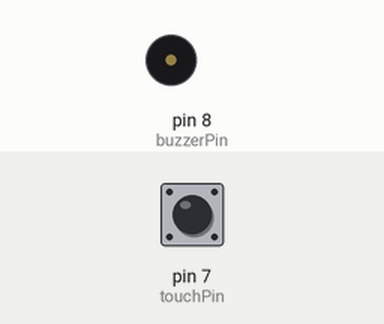
This sketch was run on a simulated Arduino Uno, built with avr-gcc and run on an emulated ATmega328P. Parts: buzzer (waves = sounding). The test bench sets the inputs (shaded band); at power-on: pin 7 (touchPin) LOW.

Above: at 1.2 s.
1.3 s: pin 7 (touchPin) pulled HIGH for 0.15 s
At 2.0 s:
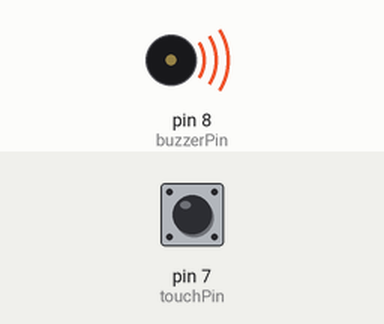
Timing chart, 0 to 10.3 s (numbered marks = the images above; inputs shaded):
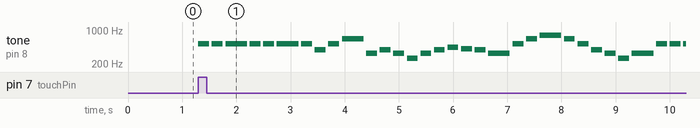

Measured:
- after the input at 1.3 s, tone on pin 8 (buzzerPin): plays 523 Hz for 0.20 s, 523 Hz for 0.20 s, 523 Hz for 0.40 s, 523 Hz for 0.20 s, 523 Hz for 0.20 s, 523 Hz for 0.40 s … (32 notes in this stretch), starting at once

The sketch:

jingle_bells_touch.ino
```cpp
// Super Simple Doll House Buzzer for Kids
// Touch sensor = Jingle Bells song!
// Using Arduino Uno R4 WiFi onboard speaker

int touchPin = 7;    // Touch sensor connects to pin 7
int buzzerPin = 8;   // Buzzer connects to pin 8

// Jingle Bells melody notes (frequencies in Hz) - Improved tuning
int melody[] = {
  523, 523, 523, 523, 523, 523, 523, 392, 523, 659, 330, 392, 330, 262, 330, 392, 440, 415, 392, 330, 523, 659, 784, 659, 523, 392, 330, 262, 330, 523, 523, 523, 523, 523, 523, 523, 392, 523, 659, 330, 392, 330, 262, 330, 392, 440, 415, 392, 330, 523, 659, 784, 659, 523, 392, 330, 262, 330
};

// Note durations (in milliseconds)
int noteDurations[] = {
  200, 200, 400, 200, 200, 400, 200, 200, 200, 400, 200, 200, 200, 200, 200, 200, 200, 200, 200, 400, 200, 200, 400, 200, 200, 200, 200, 200, 400, 200, 200, 400, 200, 200, 400, 200, 200, 200, 400, 200, 200, 200, 200, 200, 200, 200, 200, 200, 400, 200, 200, 400, 200, 200, 200, 200, 200, 400
};

void setup() {
  pinMode(touchPin, INPUT);    // Touch sensor is input
  pinMode(buzzerPin, OUTPUT);  // Buzzer is output
}

void loop() {
  // Check if sensor is touched
  if (digitalRead(touchPin) == HIGH) {
    // Play Jingle Bells melody
    playJingleBells();

    // Wait a bit before checking for next touch
    delay(1000);
  }
}

void playJingleBells() {
  // Play each note in the melody
  for (int i = 0; i < sizeof(melody) / sizeof(melody[0]); i++) {
    // Play the note
    tone(buzzerPin, melody[i], noteDurations[i]);

    // Wait for the note to finish
    delay(noteDurations[i]);

    // Small pause between notes
    delay(50);
  }

  // Turn off buzzer
  noTone(buzzerPin);
}
```
